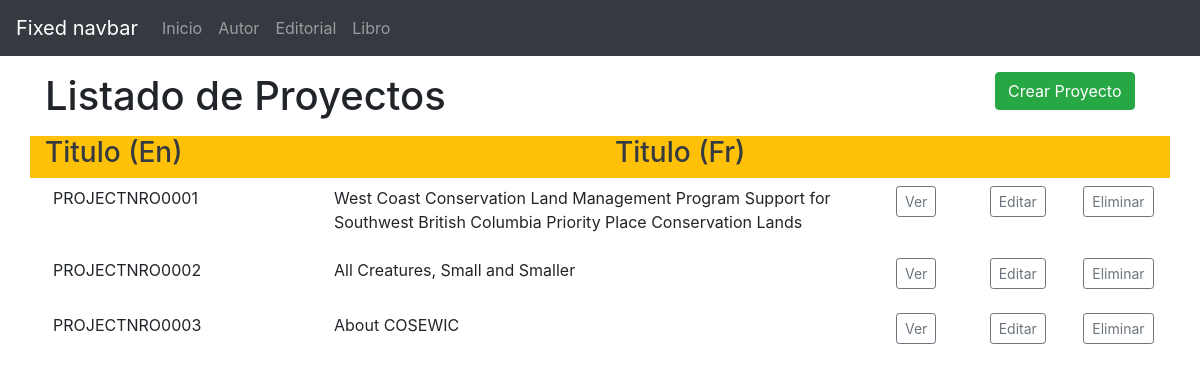
The app's page /projects/projects/ with its own data.
### pplaces/models.py (models this page shows, shortened)
class Project(models.Model):
    ProjectTitleEnglish = models.CharField(max_length=250, verbose_name='Title (En)')
    ProjectTitleFrench = models.CharField(max_length=250, verbose_name='Title (Fr)', null=True, blank=True)
    ECCCAssignedProjectIdentfer = models.CharField(max_length=50, unique=True, verbose_name='Proj. Number')
    ProjectPurposeDescriptonEnglish = models.TextField(verbose_name='Description (En)', null=True, blank=True)
    ProjectPurposeDescriptonFrench = models.TextField(verbose_name='Description (Fr)', null=True, blank=True)
    GeneralLocationDescriptonEnglish = models.TextField(verbose_name='General Location (En)', null=True, blank=True)
    GeneralLocationDescriptonFrench = models.TextField(verbose_name='General Location (Fr)', null=True, blank=True)
    ProjectLocation = models.ManyToManyField(ProjectLocation)
    created = models.DateField(auto_now_add=True)
    PriorityPlaceUID = models.ForeignKey(PriorityPlacesREF, null=True, blank=True, on_delete=models.SET_NULL)
    class Meta:
        ordering = ['created']

### pplaces/views.py (the view)
# urls.py: path('projects/', include('pplaces.urls')),
def projects(request):
    projects = Project.objects.all()
    records = projects.count()
    context = {
        'projects': projects,
        'records': records,
     }
    return render(request, 'pplaces/projects.html', context)

### pplaces/templates/pplaces/projects.html
{% extends "main.html" %}
{% block content %}
       <div class="row  mb-2">
          <div class="col-md-10"><h1>Listado de Proyectos</h1></div>
          <div class="col-md-2"><a class="btn btn-success" href="{% url 'create-project' %}" role="button">Crear Proyecto</a></div>
       </div>
        <div class="row  bg-warning text-dark">
            <div class="col-md-6"><h3>Titulo (En)</h3></div>
            <div class="col-md-3"><h3>Titulo (Fr)</h3></div>
            <div class="col-md-1"></div>
            <div class="col-md-1"></div>
            <div class="col-md-1"></div>
          </div>
{% for project in projects  %}
          <div class="row p-2 mb-2">
            <div class="col-md-3 ">{{ project.ECCCAssignedProjectIdentfer }}</div>
            <div class="col-md-6 ">{{ project.ProjectTitleEnglish }}</div>
            <div class="col-md-1"><a class="btn btn-outline-secondary btn-sm" href="#" role="button">Ver</a></div>
            <div class="col-md-1"><a class="btn btn-outline-secondary btn-sm" href="#" role="button">Editar</a></div>
            <div class="col-md-1"><a class="btn btn-outline-secondary btn-sm" href="#" role="button">Eliminar</a></div>
          </div>
{% endfor %}
{% endblock %}

### records on screen
Project: ECCCAssignedProjectIdentfer "PROJECTNRO0001", ProjectTitleEnglish "West Coast Conservation Land Management Program Support for Southwest British Columbia Priority Place Conservation Lands"
Project: ECCCAssignedProjectIdentfer "PROJECTNRO0002", ProjectTitleEnglish "All Creatures, Small and Smaller"
Project: ECCCAssignedProjectIdentfer "PROJECTNRO0003", ProjectTitleEnglish "About COSEWIC"
